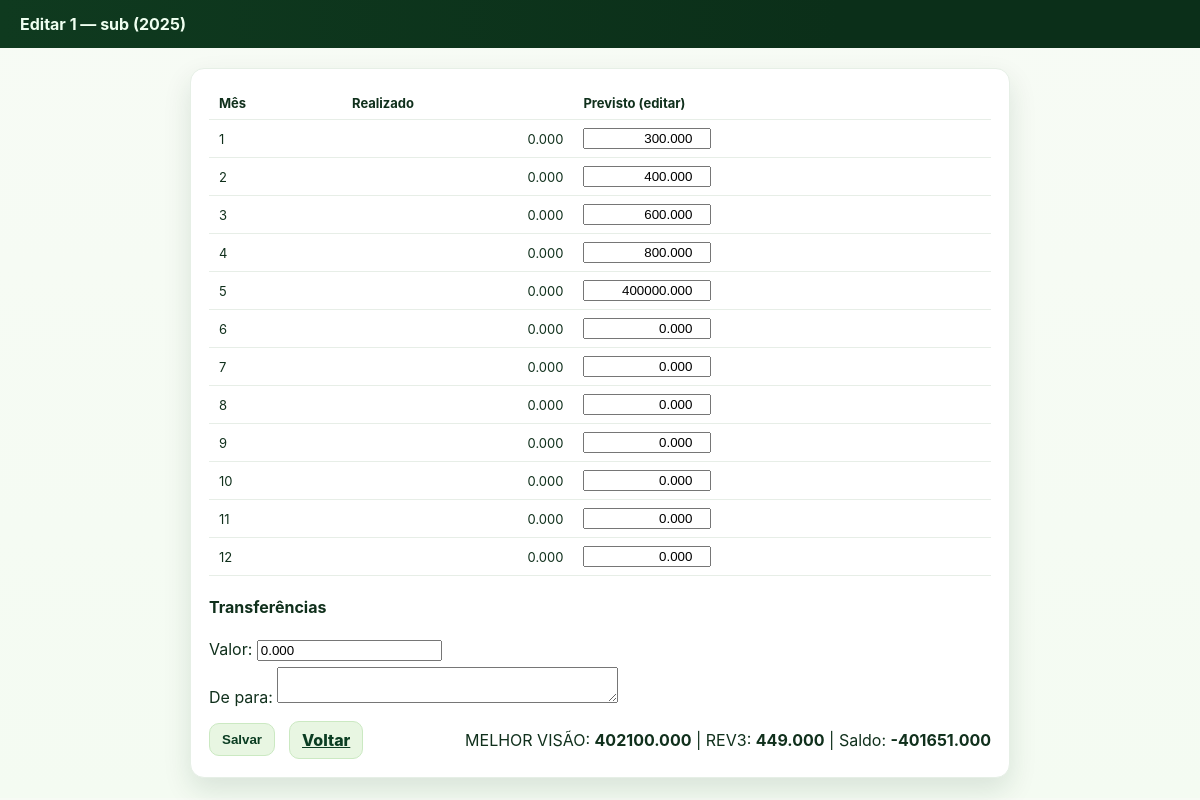
Page /capex/editar/2/ on the committed database.
### recipes/models.py (models this page shows, shortened)
class Plan(models.Model):
    code = models.CharField(max_length=50)              # ex.: 1.1.2
    name = models.CharField(max_length=255)             # ex.: Linhas de Transmissão
    categoria = models.CharField(max_length=3, choices=CATEGORIA, blank=True)
    parent = models.ForeignKey('self', null=True, blank=True, on_delete=models.CASCADE, related_name='children')
    rev3_meta = models.DecimalField(max_digits=16, decimal_places=3, default=Decimal("0.000"))  # R$ mil
    responsavel = models.CharField(max_length=255, blank=True)
    class Meta:
        unique_together = ("parent", "code")
        ordering = ["code"]

class MonthlyCapex(models.Model):
    plan = models.ForeignKey(Plan, on_delete=models.CASCADE, related_name="mensal")
    year = models.PositiveIntegerField(default=2025)
    mes = models.PositiveSmallIntegerField()  # 1..12
    realizado = models.DecimalField(max_digits=16, decimal_places=3, default=Decimal("0.000"))
    previsto = models.DecimalField(max_digits=16, decimal_places=3, default=Decimal("0.000"))
    class Meta:
        unique_together = ("plan", "year", "mes")
        ordering = ["plan__code", "mes"]

class Transferencia(models.Model):
    plan = models.ForeignKey(Plan, on_delete=models.CASCADE, related_name="transferencias")
    year = models.PositiveIntegerField(default=2025)
    valor = models.DecimalField(max_digits=16, decimal_places=3, default=Decimal("0.000"))  # +recebe / -envia
    de_para = models.TextField(blank=True)
    class Meta:
        unique_together = ("plan", "year")

### recipes/views.py (the view)
# urls.py: path("capex/editar/<int:plan_id>/", views.capex_editar, name="capex_editar"),
def capex_editar(request, plan_id, year=2025):
    plan = get_object_or_404(Plan, pk=plan_id)
    for m in range(1, 13):
        MonthlyCapex.objects.get_or_create(plan=plan, year=year, mes=m)
    qs = MonthlyCapex.objects.filter(plan=plan, year=year).order_by("mes")
    Formset = PrevisaoMesFormSet
    if request.method == "POST":
        formset = Formset(request.POST, queryset=qs)
        transf = Transferencia.objects.filter(plan=plan, year=year).first()
        transf_form = TransferenciaForm(request.POST, instance=transf)
        if formset.is_valid() and transf_form.is_valid():
            formset.save()
            obj = transf_form.save(commit=False)
            obj.plan = plan
            obj.year = year
            obj.save()
            messages.success(request, "Dados salvos.")
            return redirect("capex")
        else:
            messages.error(request, "Verifique os campos destacados.")
    else:
        formset = Formset(queryset=qs)
        transf = Transferencia.objects.filter(plan=plan, year=year).first()
        transf_form = TransferenciaForm(instance=transf)
    resumo = _resumo_plan(plan, year)
    return render(request, "recipes/capex_edit.html", {
        "plan": plan, "formset": formset, "transf_form": transf_form,
        "meses": list(range(1, 13)), "year": year, "resumo": resumo
    })

### recipes/forms.py
class TransferenciaForm(forms.ModelForm):
    class Meta:
        model = Transferencia
        fields = ["valor", "de_para"]
        widgets = {
            "valor": forms.NumberInput(attrs={"step": "0.001", "class": "num-input"}),
            "de_para": forms.Textarea(attrs={"rows": 2}),
        }

### recipes/views.py (called while the page is built)
def _resumo_plan(plan: Plan, year: int):
    qs = plan.mensal.filter(year=year)
    realizado = qs.aggregate(t=Sum("realizado"))["t"] or Decimal("0")
    previsto  = qs.aggregate(t=Sum("previsto"))["t"]  or Decimal("0")
    melhor_visao = realizado + previsto
    transf = (plan.transferencias.filter(year=year)
              .aggregate(t=Sum("valor"))["t"] or Decimal("0"))
    saldo = plan.rev3_meta - melhor_visao + transf
    return {
        "realizado": realizado, "previsto": previsto,
        "melhor_visao": melhor_visao, "rev3": plan.rev3_meta,
        "transferencia": transf, "saldo": saldo,
    }

### recipes/templates/recipes/capex_edit.html (shortened to what this page needs)
<!doctype html>
<html lang="pt-BR">
<head>
</head>
<body>
<header class="topbar"><strong>Editar {{ plan.code }} — {{ plan.name }} ({{ year }})</strong></header>
<main class="wrap">
  <section class="board">
    <form method="post">
      <table>
        <thead>
          <tr><th>Mês</th><th>Realizado</th><th>Previsto (editar)</th></tr>
        </thead>
        <tbody>
          {% for form in formset.forms %}
            {% with obj=form.instance %}
            <tr>
              <td>{{ obj.mes }}</td>
              <td style="text-align:right">{{ obj.realizado|floatformat:3 }}</td>
              <td>
                {{ form.previsto }}
              </td>
            </tr>
            {% endwith %}
          {% endfor %}
        </tbody>
      </table>
      <h4>Transferências</h4>
      <div>
        {{ transf_form.valor.label_tag }} {{ transf_form.valor }}
      </div>
      <div style="margin-top:6px">
        {{ transf_form.de_para.label_tag }} {{ transf_form.de_para }}
      </div>
      <div class="row-footer">
        <button class="btn" type="submit">Salvar</button>
        <a class="btn" href="{% url 'capex' %}">Voltar</a>
        <span style="margin-left:auto">
          MELHOR VISÃO: <b>{{ resumo.melhor_visao|floatformat:3 }}</b> |
          REV3: <b>{{ resumo.rev3|floatformat:3 }}</b> |
          Saldo: <b>{{ resumo.saldo|floatformat:3 }}</b>
        </span>
      </div>
    </form>
  </section>
</main>
</body>
</html>

### recipes/templates/recipes/capex_edit.html (style rules this page uses)
:root { --neo-green:#7AC143; --neo-deep:#0F3A1F; --bg:#F4FBF2; }
body { margin:0;font-family:Inter,Arial;background:linear-gradient(#F7FBF5,var(--bg));color:#10301C }
.topbar { position:sticky;top:0;background:linear-gradient(90deg,var(--neo-deep),#0B2F19 70%);color:#EFFFF0;padding:14px 20px }
.wrap { max-width:820px;margin:20px auto;padding:0 20px }
.board { background:#fff;border:1px solid #e6efe6;border-radius:14px;box-shadow:0 12px 28px rgba(15,58,31,.12);padding:18px }
table { width:100%;border-collapse:separate;border-spacing:0 }
th,td { padding:8px 10px;border-bottom:1px solid #e7eee7;font-size:13px }
th { text-align:left }
.row-footer { display:flex;gap:14px;margin-top:14px;align-items:center }
.btn { background:#E8F6E2;border:1px solid #CBE9C2;color:#0B3D22;padding:8px 12px;border-radius:10px;font-weight:800;cursor:pointer }
input[name$="-previsto"] { width:120px; text-align:right }

### rows in the picture
Plan: code "1", name "sub", rev3 "449.000"
MonthlyCapex: mes "1", realizado "0.000"
MonthlyCapex: mes "2", realizado "0.000"
MonthlyCapex: mes "3", realizado "0.000"
MonthlyCapex: mes "4", realizado "0.000"
MonthlyCapex: mes "5", realizado "0.000"
MonthlyCapex: mes "6", realizado "0.000"
MonthlyCapex: mes "7", realizado "0.000"
MonthlyCapex: mes "8", realizado "0.000"
MonthlyCapex: mes "9", realizado "0.000"
MonthlyCapex: mes "10", realizado "0.000"
MonthlyCapex: mes "11", realizado "0.000"
MonthlyCapex: mes "12", realizado "0.000"

### other values in the picture
{{ year }} "2025"
{{ transf_form.valor.label_tag }} "Valor:"
{{ transf_form.de_para.label_tag }} "De para:"
{{ resumo.melhor_visao|floatformat:3 }} "402100.000"
{{ resumo.saldo|floatformat:3 }} "-401651.000"
